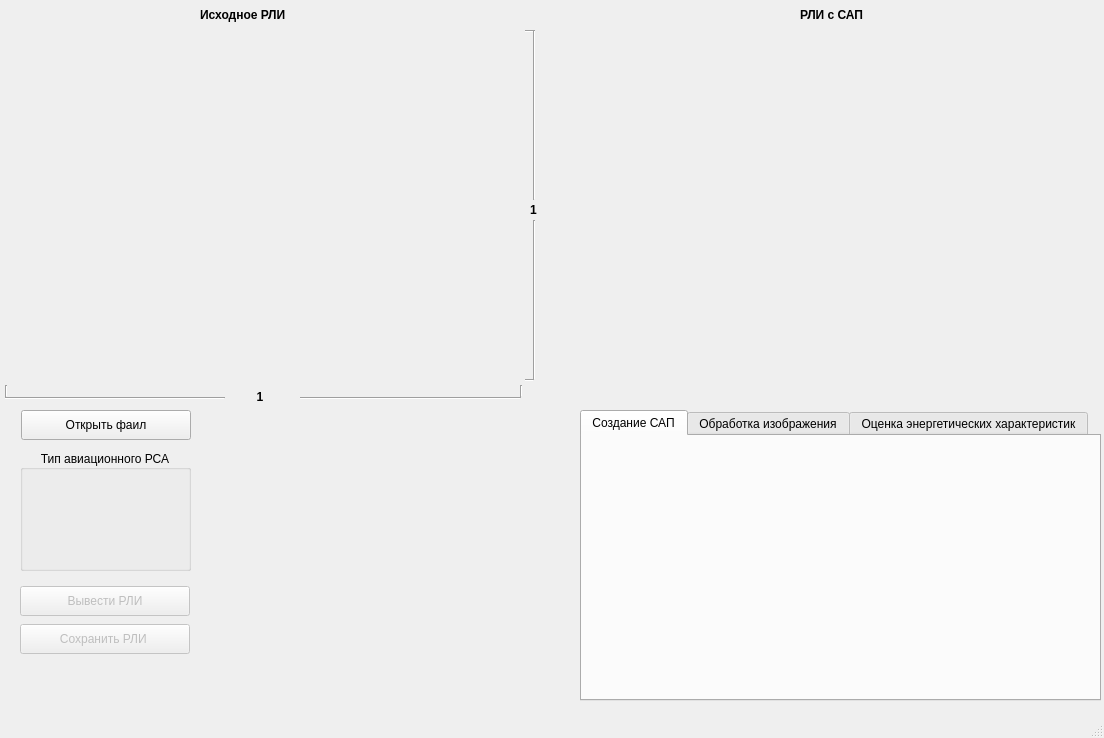
<?xml version="1.0" encoding="UTF-8"?>
<ui version="4.0">
 <class>MainWindow</class>
 <widget class="QMainWindow" name="MainWindow">
  <property name="geometry">
   <rect>
    <x>0</x>
    <y>0</y>
    <width>1104</width>
    <height>738</height>
   </rect>
  </property>
  <property name="windowTitle">
   <string>Модель САП</string>
  </property>
  <property name="toolButtonStyle">
   <enum>Qt::ToolButtonIconOnly</enum>
  </property>
  <widget class="QWidget" name="centralwidget">
   <property name="sizePolicy">
    <sizepolicy hsizetype="Fixed" vsizetype="Minimum">
     <horstretch>0</horstretch>
     <verstretch>0</verstretch>
    </sizepolicy>
   </property>
   <property name="autoFillBackground">
    <bool>false</bool>
   </property>
   <widget class="QPushButton" name="open_file">
    <property name="geometry">
     <rect>
      <x>21</x>
      <y>410</y>
      <width>170</width>
      <height>30</height>
     </rect>
    </property>
    <property name="text">
     <string>Открыть фаил</string>
    </property>
   </widget>
   <widget class="QLabel" name="label_2">
    <property name="geometry">
     <rect>
      <x>200</x>
      <y>0</y>
      <width>171</width>
      <height>30</height>
     </rect>
    </property>
    <property name="font">
     <font>
      <weight>75</weight>
      <bold>true</bold>
     </font>
    </property>
    <property name="text">
     <string>Исходное РЛИ</string>
    </property>
   </widget>
   <widget class="QLabel" name="label_3">
    <property name="geometry">
     <rect>
      <x>800</x>
      <y>0</y>
      <width>81</width>
      <height>30</height>
     </rect>
    </property>
    <property name="font">
     <font>
      <weight>75</weight>
      <bold>true</bold>
     </font>
    </property>
    <property name="text">
     <string>РЛИ с САП</string>
    </property>
   </widget>
   <widget class="QPushButton" name="get_RLI">
    <property name="enabled">
     <bool>false</bool>
    </property>
    <property name="geometry">
     <rect>
      <x>20</x>
      <y>586</y>
      <width>170</width>
      <height>30</height>
     </rect>
    </property>
    <property name="text">
     <string>Вывести РЛИ</string>
    </property>
   </widget>
   <widget class="QPushButton" name="save_full_RLI">
    <property name="enabled">
     <bool>false</bool>
    </property>
    <property name="geometry">
     <rect>
      <x>20</x>
      <y>624</y>
      <width>170</width>
      <height>30</height>
     </rect>
    </property>
    <property name="text">
     <string>Сохранить РЛИ </string>
    </property>
   </widget>
   <widget class="QTabWidget" name="tabWidget">
    <property name="enabled">
     <bool>true</bool>
    </property>
    <property name="geometry">
     <rect>
      <x>580</x>
      <y>410</y>
      <width>521</width>
      <height>291</height>
     </rect>
    </property>
    <property name="currentIndex">
     <number>0</number>
    </property>
    <widget class="QWidget" name="tab_1">
     <attribute name="title">
      <string>Создание САП</string>
     </attribute>
    </widget>
    <widget class="QWidget" name="tab_2">
     <property name="enabled">
      <bool>true</bool>
     </property>
     <attribute name="title">
      <string>Обработка изображения</string>
     </attribute>
    </widget>
    <widget class="QWidget" name="tab_3">
     <attribute name="title">
      <string>Оценка энергетических характеристик</string>
     </attribute>
     <widget class="QGroupBox" name="Amp_character">
      <property name="enabled">
       <bool>true</bool>
      </property>
      <property name="geometry">
       <rect>
        <x>210</x>
        <y>10</y>
        <width>291</width>
        <height>231</height>
       </rect>
      </property>
      <property name="title">
       <string>Характеристики изображения</string>
      </property>
     </widget>
     <widget class="QGroupBox" name="RSA_KA_box">
      <property name="enabled">
       <bool>true</bool>
      </property>
      <property name="geometry">
       <rect>
        <x>10</x>
        <y>10</y>
        <width>191</width>
        <height>231</height>
       </rect>
      </property>
      <property name="title">
       <string>Мощность САП для КА</string>
      </property>
     </widget>
    </widget>
   </widget>
   <widget class="QLabel" name="label_meters_x">
    <property name="enabled">
     <bool>true</bool>
    </property>
    <property name="geometry">
     <rect>
      <x>220</x>
      <y>390</y>
      <width>80</width>
      <height>13</height>
     </rect>
    </property>
    <property name="font">
     <font>
      <weight>75</weight>
      <bold>true</bold>
     </font>
    </property>
    <property name="layoutDirection">
     <enum>Qt::LeftToRight</enum>
    </property>
    <property name="text">
     <string>1</string>
    </property>
    <property name="alignment">
     <set>Qt::AlignCenter</set>
    </property>
   </widget>
   <widget class="QLabel" name="label_meters_y">
    <property name="enabled">
     <bool>true</bool>
    </property>
    <property name="geometry">
     <rect>
      <x>530</x>
      <y>203</y>
      <width>50</width>
      <height>13</height>
     </rect>
    </property>
    <property name="font">
     <font>
      <weight>75</weight>
      <bold>true</bold>
     </font>
    </property>
    <property name="layoutDirection">
     <enum>Qt::LeftToRight</enum>
    </property>
    <property name="text">
     <string>1</string>
    </property>
    <property name="alignment">
     <set>Qt::AlignLeading|Qt::AlignLeft|Qt::AlignVCenter</set>
    </property>
   </widget>
   <widget class="Line" name="line">
    <property name="geometry">
     <rect>
      <x>300</x>
      <y>390</y>
      <width>221</width>
      <height>16</height>
     </rect>
    </property>
    <property name="orientation">
     <enum>Qt::Horizontal</enum>
    </property>
   </widget>
   <widget class="Line" name="line_2">
    <property name="geometry">
     <rect>
      <x>5</x>
      <y>390</y>
      <width>220</width>
      <height>16</height>
     </rect>
    </property>
    <property name="orientation">
     <enum>Qt::Horizontal</enum>
    </property>
   </widget>
   <widget class="Line" name="line_3">
    <property name="geometry">
     <rect>
      <x>520</x>
      <y>385</y>
      <width>3</width>
      <height>12</height>
     </rect>
    </property>
    <property name="orientation">
     <enum>Qt::Vertical</enum>
    </property>
   </widget>
   <widget class="Line" name="line_4">
    <property name="geometry">
     <rect>
      <x>5</x>
      <y>385</y>
      <width>3</width>
      <height>12</height>
     </rect>
    </property>
    <property name="orientation">
     <enum>Qt::Vertical</enum>
    </property>
   </widget>
   <widget class="Line" name="line_5">
    <property name="geometry">
     <rect>
      <x>533</x>
      <y>220</y>
      <width>3</width>
      <height>160</height>
     </rect>
    </property>
    <property name="orientation">
     <enum>Qt::Vertical</enum>
    </property>
   </widget>
   <widget class="Line" name="line_6">
    <property name="geometry">
     <rect>
      <x>525</x>
      <y>372</y>
      <width>9</width>
      <height>16</height>
     </rect>
    </property>
    <property name="orientation">
     <enum>Qt::Horizontal</enum>
    </property>
   </widget>
   <widget class="Line" name="line_7">
    <property name="geometry">
     <rect>
      <x>533</x>
      <y>30</y>
      <width>3</width>
      <height>170</height>
     </rect>
    </property>
    <property name="orientation">
     <enum>Qt::Vertical</enum>
    </property>
   </widget>
   <widget class="Line" name="line_8">
    <property name="geometry">
     <rect>
      <x>525</x>
      <y>23</y>
      <width>9</width>
      <height>16</height>
     </rect>
    </property>
    <property name="orientation">
     <enum>Qt::Horizontal</enum>
    </property>
   </widget>
   <widget class="QGroupBox" name="type_RSA_2">
    <property name="geometry">
     <rect>
      <x>20</x>
      <y>450</y>
      <width>171</width>
      <height>121</height>
     </rect>
    </property>
    <property name="title">
     <string>Тип авиационного РСА</string>
    </property>
    <property name="alignment">
     <set>Qt::AlignCenter</set>
    </property>
   </widget>
   <widget class="QLabel" name="Ksab">
    <property name="geometry">
     <rect>
      <x>412</x>
      <y>658</y>
      <width>47</width>
      <height>21</height>
     </rect>
    </property>
    <property name="font">
     <font>
      <family>Times New Roman</family>
      <pointsize>12</pointsize>
      <weight>75</weight>
      <bold>true</bold>
     </font>
    </property>
    <property name="text">
     <string/>
    </property>
   </widget>
  </widget>
  <widget class="QMenuBar" name="menubar">
   <property name="geometry">
    <rect>
     <x>0</x>
     <y>0</y>
     <width>1104</width>
     <height>21</height>
    </rect>
   </property>
  </widget>
  <widget class="QStatusBar" name="statusbar"/>
 </widget>
 <tabstops>
  <tabstop>open_file</tabstop>
  <tabstop>get_RLI</tabstop>
 </tabstops>
 <resources>
  <include location="resources.qrc"/>
 </resources>
 <connections/>
</ui>
